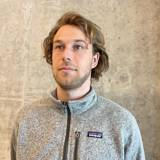
#> input picture assets/review/frontier_seed1_constdepth_dev01_20260326_122905/thumbs/view000_input.jpg, 160 x 160 px, found by its file name
$ python run_real_anchor_bootstrap.py
#> lines starting #> are read from the running program, lines starting #| are printed output that depends on the picture
#!/usr/bin/env python3
"""Real-anchor 2.5D bootstrap for CircleEditing visual failure diagnosis.

This script uses the committed frontier visual artifacts rather than procedural
objects. It extracts the anchor edit, builds a persistent textured face patch
plus source background plane, and renders training/held-out yaw views from that
single representation. It is a dirty feed-forward reconstruction bootstrap, not
a final DGE/EditSplat substitute.
"""
from __future__ import annotations

import argparse
import json
from datetime import datetime
from pathlib import Path
from typing import List, Tuple

import cv2
import numpy as np
from PIL import Image, ImageDraw, ImageFont, ImageFile

ImageFile.LOAD_TRUNCATED_IMAGES = True


def load_rgb(path: Path, size: int | None = None) -> np.ndarray:
#> called with size = 512
    img = Image.open(path).convert('RGB')
#> img is the input picture: PIL image 160x160 RGB; mean R, G, B 184.6, 167.4, 147.3
    if size is not None:
        img = img.resize((size, size), Image.Resampling.LANCZOS)
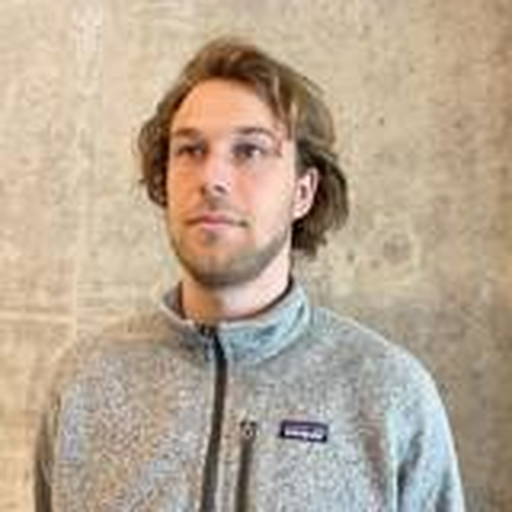
#> img: PIL image 512x512 RGB; mean R, G, B 184.6, 167.4, 147.3
    return np.asarray(img).astype(np.float32) / 255.0
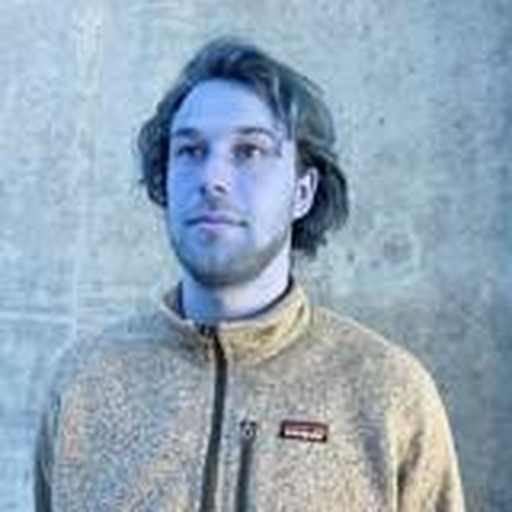
#> returned value: shape (512, 512, 3) float32; mean of channels 0, 1, 2 0.723, 0.656, 0.578; drawn as B, G, R


def save_rgb(path: Path, arr: np.ndarray) -> None:
    path.parent.mkdir(parents=True, exist_ok=True)
    Image.fromarray(np.clip(arr * 255, 0, 255).astype(np.uint8), mode='RGB').save(path)


# [138 lines left out: functions annotate, contact, make_video, estimate_face_mask, bbox_from_mask, extract_patch and 3 more, not called in this run]


def main() -> None:
    ap = argparse.ArgumentParser()
    ap.add_argument('--repo-root', type=Path, default=Path('.'))
    ap.add_argument('--out-root', type=Path, default=Path('runs/paper_standard_harness'))
    ap.add_argument('--tag', default='r5_real_anchor_bootstrap')
    ap.add_argument('--asset-dir', type=Path, default=Path('assets/review/frontier_seed1_constdepth_dev01_20260326_122905'))
    ap.add_argument('--size', type=int, default=512)
    args = ap.parse_args()
    repo = args.repo_root.resolve()
    asset = args.asset_dir if args.asset_dir.is_absolute() else repo / args.asset_dir
    if not (asset / 'view000_input.png').is_file():
        fallback = repo / 'assets/review/frontier_seed1_constdepth_dev01_20260326_122905'
        if (fallback / 'view000_input.png').is_file():
            asset = fallback
    out = args.out_root / f"{datetime.now().strftime('%Y%m%d_%H%M%S')}_{args.tag}"
    out.mkdir(parents=True, exist_ok=True)
    src0_path = asset / 'view000_input.png'
    if (asset / 'thumbs/view000_input.jpg').is_file():
        src0_path = asset / 'thumbs/view000_input.jpg'
    src0 = load_rgb(src0_path, args.size)
    edit_path = asset / 'view000_initial_edit.png'
    if (asset / 'thumbs/view000_initial_edit.jpg').is_file():
        edit_path = asset / 'thumbs/view000_initial_edit.jpg'
    elif not edit_path.is_file():
        edit_path = asset / 'thumbs/view000_initial_edit.jpg'
    edit0_raw = load_rgb(edit_path)
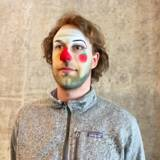
#> input picture assets/review/frontier_seed1_constdepth_dev01_20260326_122905/thumbs/view000_initial_edit.jpg, 160 x 160 px, found by its file name
#> in load_rgb, img is the input picture: PIL image 160x160 RGB; mean R, G, B 182.7, 165.6, 146.7
#> in load_rgb (call 2), `return np.asarray(img).astype(np.float32) / 255.0`:
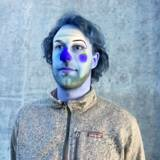
#> returned value: shape (160, 160, 3) float32; mean of channels 0, 1, 2 0.717, 0.65, 0.575; drawn as B, G, R
    edit0 = cv2.resize(edit0_raw, (args.size, args.size), interpolation=cv2.INTER_CUBIC)
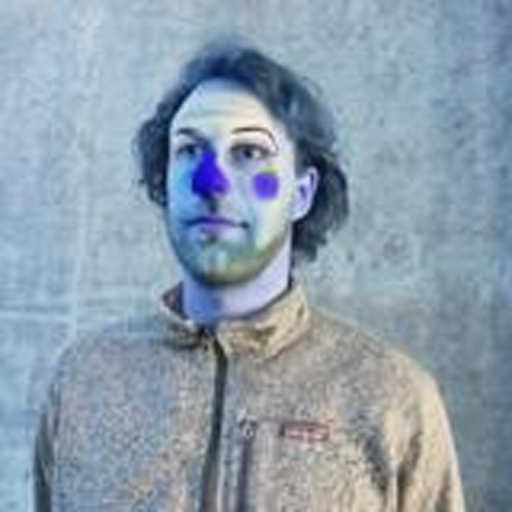
#> edit0: shape (512, 512, 3) float32; mean of channels 0, 1, 2 0.717, 0.65, 0.575; drawn with min black and max white
    v1_path = asset / 'view001_input.png'
    if not v1_path.is_file():
        v1_path = asset / 'thumbs/view001_input.jpg'
    v1 = load_rgb(v1_path, args.size)
    # v2 source is absent in this compact asset; use proxy/input if available.
    v2_path = asset / 'view002_proxy_rgb.png'
    if (asset / 'thumbs/view002_proxy_rgb.jpg').is_file():
        v2_path = asset / 'thumbs/view002_proxy_rgb.jpg'
    v2 = load_rgb(v2_path, args.size) if v2_path.is_file() else src0
    m = estimate_face_mask(edit0, src0)
    patch, patch_mask, bbox = extract_patch(edit0, m)
    save_rgb(out / 'anchor_source.png', src0)
    save_rgb(out / 'anchor_edit.png', edit0)
    save_rgb(out / 'anchor_face_mask.png', np.repeat(m[..., None], 3, axis=2))
    save_rgb(out / 'texture_patch.png', patch)
    save_rgb(out / 'texture_patch_mask.png', np.repeat(patch_mask[..., None], 3, axis=2))
    write_ply(out / 'bootstrap_face_patch.ply', patch, patch_mask)
    np.savez_compressed(out / 'bootstrap_representation.npz', texture_patch=patch, texture_patch_mask=patch_mask, anchor_mask=m, bbox=np.asarray(bbox), note='2.5D textured face patch from real anchor edit')

    train_defs = [(-34, src0, 'anchor-left'), (0, src0, 'anchor'), (28, v1, 'v1-target'), (52, v2, 'v2-target')]
    heldout_yaws = [-58, -44, -30, -16, 0, 16, 30, 44, 58]
    source_imgs = [src0, src0, v1, v2]
    edited_imgs = []
    masks = []
    for i, (yaw, bg, label) in enumerate(train_defs):
        comp, alpha = compose_view(src0, patch, patch_mask, yaw, target_hint=bg)
        edited_imgs.append(comp); masks.append(alpha)
        save_rgb(out / 'edited_orbit' / f'view{i:03d}_{label}.png', comp)
        save_rgb(out / 'masks' / f'view{i:03d}_{label}.png', alpha)
    heldout_imgs = []
    for i, yaw in enumerate(heldout_yaws):
        comp, _ = compose_view(src0, patch, patch_mask, yaw, target_hint=None)
        heldout_imgs.append(comp)
        save_rgb(out / 'heldout_orbit' / f'view{i:03d}_yaw{yaw:+03d}.png', comp)
    contact([('source', source_imgs), ('mask', masks), ('edited', edited_imgs)], out / 'train_views_contact_sheet.jpg')
    contact([('heldout', heldout_imgs)], out / 'heldout_contact_sheet.jpg')
    make_video(sorted((out / 'heldout_orbit').glob('*.png')), out / 'heldout_turntable.mp4')
    summary = {
        'out_dir': str(out),
        'representation_gate': 'PASS: bootstrap_representation.npz and bootstrap_face_patch.ply saved',
        'real_input_gate': 'PARTIAL: uses real committed anchor source/edit assets, but geometry is heuristic 2.5D, not learned/reconstructed 3DGS',
        'novel_view_gate': 'PARTIAL: held-out yaw views rendered from one persistent patch representation',
        'known_failure_risk': 'Likely identity/side geometry distortions; this is meant to expose whether black-face collapse can be avoided before full DGE/3DGS.',
        'bbox': list(map(int, bbox)),
        'train_views': len(train_defs),
        'heldout_views': len(heldout_yaws),
    }
    (out / 'summary.json').write_text(json.dumps(summary, indent=2), encoding='utf-8')
    print(json.dumps(summary, indent=2))


if __name__ == '__main__':
#> (the run stopped early here; a loop or call above may not have finished)
